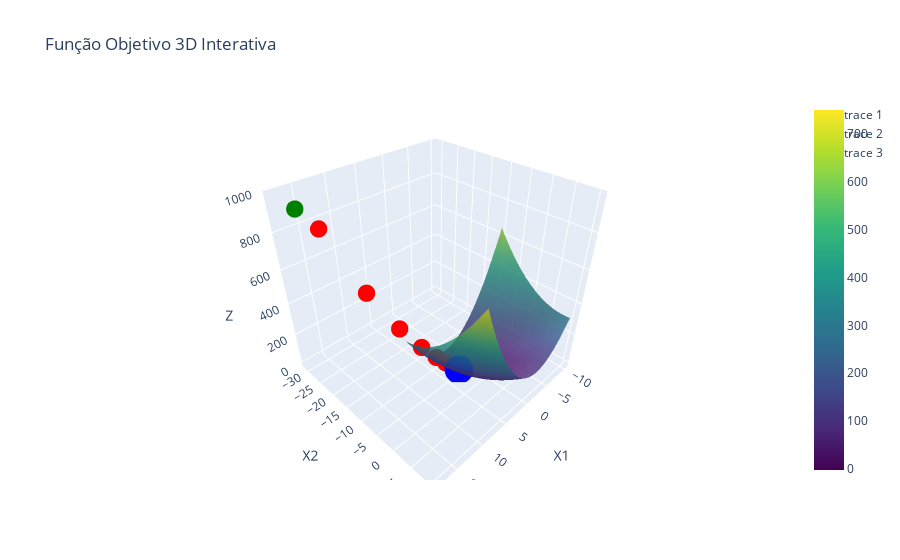

The cell this chart's notebook holds for it:
### Code cell
import numpy as np
import plotly.graph_objects as go

# Função objetivo
def f(x1, x2):
    return objetivo(x1, x2)

# Defina o espaço para x1 e x2
x1 = np.linspace(-10, 10, 100)
x2 = np.linspace(-10, 10, 100)
x1, x2 = np.meshgrid(x1, x2)

# Calcule os valores da função para a grade de pontos
Z = f(x1, x2)

# Separe o último ponto
xs_first = x_lista[0]
xs_last = x_lista[-1]
xs_middle = x_lista[1:-1]

Z_points_first = f(*xs_first)
Z_points_last = f(*xs_last)
Z_points_middle = np.array([f(*x) for x in xs_middle])

# Crie o gráfico
fig = go.Figure(data=[go.Surface(z=Z, x=x1, y=x2, colorscale='Viridis', opacity=0.8),
                      go.Scatter3d(x=[xs_first[0]], y=[xs_first[1]], z=[Z_points_first], 
                                   mode='markers', marker=dict(size=6, color='green')),
                      go.Scatter3d(x=xs_middle[:,0], y=xs_middle[:,1], z=Z_points_middle, 
                                   mode='markers', marker=dict(size=6, color='red')),
                      go.Scatter3d(x=[xs_last[0]], y=[xs_last[1]], z=[Z_points_last], 
                                   mode='markers', marker=dict(size=10, color='blue'))])
fig.update_layout(scene=dict(
                    xaxis_title='X1',
                    yaxis_title='X2',
                    zaxis_title='Z'),
                  title_text="Função Objetivo 3D Interativa")

fig.write_html("2c.html")

fig.show()

### Figure 1 — Plotly figure (JSON) as saved in the notebook; plotly's stock layout.template omitted (floating-point values rounded to 4 significant figures; data arrays with more than 128 entries replaced by an {"elided": "..."} marker saying what was removed)
{"data": [{"colorscale": [[0, "#440154"], [0.1111, "#482878"], [0.2222, "#3e4989"], [0.3333, "#31688e"], [0.4444, "#26828e"], [0.5556, "#1f9e89"], [0.6667, "#35b779"], [0.7778, "#6ece58"], [0.8889, "#b5de2b"], [1, "#fde725"]], "opacity": 0.8, "type": "surface", "x": {"elided": "100x100 float values"}, "y": {"elided": "100x100 float values"}, "z": {"elided": "100x100 float values"}}, {"marker": {"color": "green", "size": 6}, "mode": "markers", "type": "scatter3d", "x": [18], "y": [-24], "z": [972]}, {"marker": {"color": "red", "size": 6}, "mode": "markers", "type": "scatter3d", "x": [12.68, 9.61, 7.261, 5.631, 4.543, 3.856, 3.453, 3.232, 3.117, 3.059, 3.029, 3.015, 3.007, 3.004], "y": [-31.02, -23.24, -16.92, -12.45, -9.413, -7.409, -6.149, -5.399, -4.976, -4.746, -4.625, -4.563, -4.532, -4.516], "z": [751.2, 412.2, 215.2, 115.6, 66.48, 42.72, 31.49, 26.3, 23.91, 22.79, 22.26, 22.0, 21.88, 21.81]}, {"marker": {"color": "blue", "size": 10}, "mode": "markers", "type": "scatter3d", "x": [3.002], "y": [-4.508], "z": [21.78]}], "layout": {"scene": {"xaxis": {"title": {"text": "X1"}}, "yaxis": {"title": {"text": "X2"}}, "zaxis": {"title": {"text": "Z"}}}, "title": {"text": "Função Objetivo 3D Interativa"}}}
